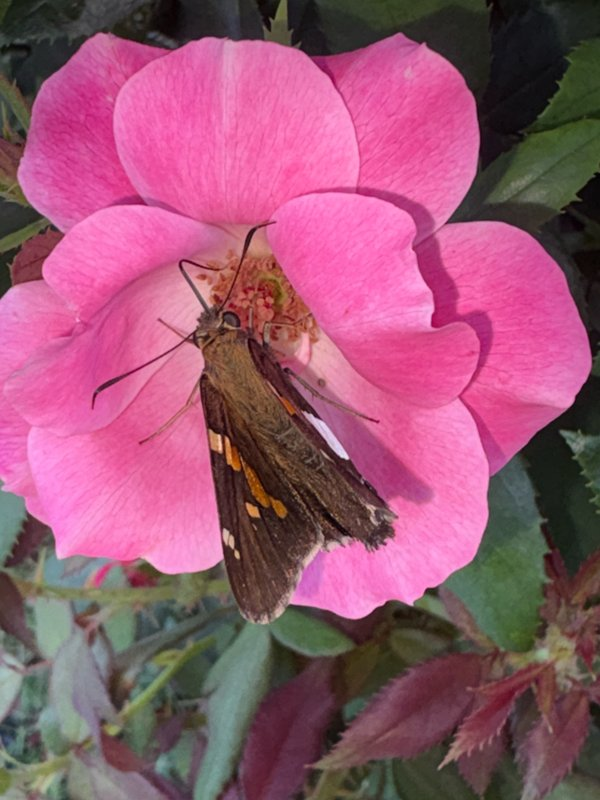
#> input picture tests/membox_roses/rose1.jpg, 600 x 800 px
$ python -i autotune.py   (imports and definitions only)
#> lines starting #> are read from the running program, lines starting #| are printed output that depends on the picture
#> further down, picture is the input picture: PIL image 600x800 RGB; mean R, G, B 151.1, 86.4, 112.9
"""Beginner mode: pick every parameter from (mode, size, preset) + image analysis.

Returns (params, notes). `notes` is a list of {label, value, why} the UI shows so
the user can see exactly what was chosen automatically.
"""
from __future__ import annotations

import numpy as np
from PIL import Image
from scipy import ndimage

PRESETS = ("thin", "standard", "thick")


def _analyse(im: Image.Image):
    g = np.asarray(im.convert("L").resize((128, max(2, round(128 * im.height / im.width)))), float) / 255
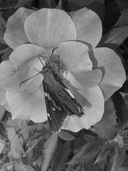
#> g: shape (171, 128) float64; min 0.0118, max 0.871, mean 0.426
    p1, p99 = np.percentile(g, [1, 99])
#> p1 = 0.0627; p99 = 0.737
    noise = float(np.std(g - ndimage.median_filter(g, 3)))
#> noise = 0.0246
    ncol = len(np.unique((np.asarray(im.resize((64, 64))) // 32).reshape(-1, 3), axis=0))
#> ncol = 95
    return dict(contrast=float(p99 - p1), noise=noise, colors=ncol)


# Lithophane starting points per printer type, indexed by preset (thin, standard, thick).
# Resin cures in ~0.05 mm layers with a fine XY pixel, so walls can be thinner and detail finer.
# These are starting suggestions only: real light transmission varies a lot by filament / resin brand and colour.
LITHO_MATERIALS = {
    "filament": dict(thick=[(0.6, 2.4), (0.8, 3.2), (1.0, 4.0)], pitch=0.35, nozzle="matched to a 0.4 mm nozzle"),
    "resin": dict(thick=[(0.5, 2.5), (0.5, 2.8), (0.6, 3.0)], pitch=0.2, nozzle="resin printers resolve finer detail"),
}


# [64 lines left out: function autotune, not called in this run]

>>> from PIL import Image
>>> picture = Image.open('../../tests/membox_roses/rose1.jpg')
>>> result = _analyse(picture)
#> result = {'contrast': 0.675, 'noise': 0.0246, 'colors': 95}

$ run again, on tests/membox_roses/rose2.jpg
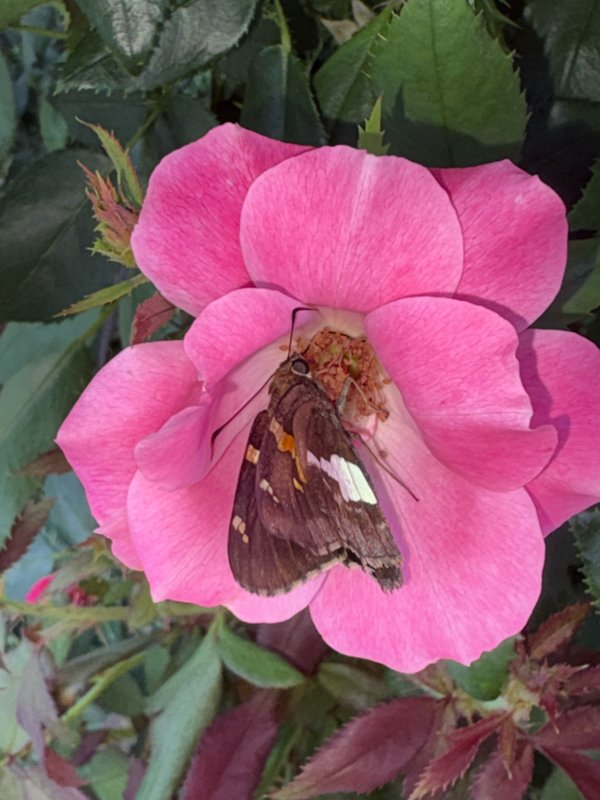
#> input picture tests/membox_roses/rose2.jpg, 600 x 800 px
#> picture is the input picture: PIL image 600x800 RGB; mean R, G, B 137, 86.6, 104.1
#> in _analyse, `g = np.asarray(im.convert("L").resize((128, max(2, round(128 * im.heig..`:
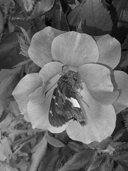
#> g: shape (171, 128) float64; min 0.00392, max 0.984, mean 0.406
#> p1 = 0.0627; p99 = 0.737
#> noise = 0.0241
#> ncol = 93
#> result = {'contrast': 0.675, 'noise': 0.0241, 'colors': 93}

$ run again, on tests/membox_roses/rose3.jpg
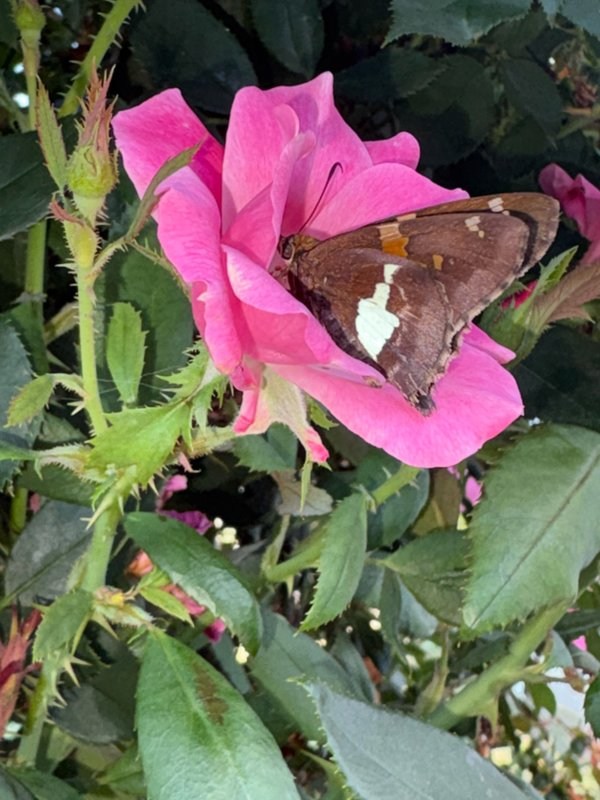
#> input picture tests/membox_roses/rose3.jpg, 600 x 800 px
#> picture is the input picture: PIL image 600x800 RGB; mean R, G, B 112, 100.4, 89.7
#> in _analyse, `g = np.asarray(im.convert("L").resize((128, max(2, round(128 * im.heig..`:
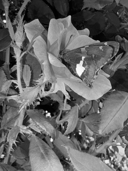
#> g: shape (171, 128) float64; min 0, max 1, mean 0.403
#> p1 = 0.0157; p99 = 0.804
#> noise = 0.0419
#> ncol = 140
#> result = {'contrast': 0.788, 'noise': 0.0419, 'colors': 140}

$ run again, on tests/membox_roses/rose4.jpg
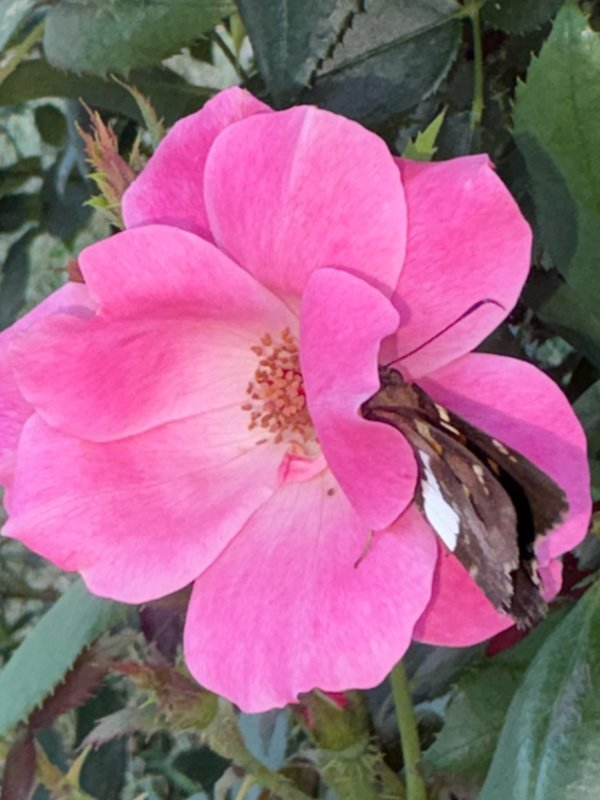
#> input picture tests/membox_roses/rose4.jpg, 600 x 800 px
#> picture is the input picture: PIL image 600x800 RGB; mean R, G, B 159, 101.6, 132
#> in _analyse, `g = np.asarray(im.convert("L").resize((128, max(2, round(128 * im.heig..`:
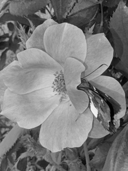
#> g: shape (171, 128) float64; min 0, max 0.965, mean 0.479
#> p1 = 0.0863; p99 = 0.78
#> noise = 0.0268
#> ncol = 96
#> result = {'contrast': 0.694, 'noise': 0.0268, 'colors': 96}
